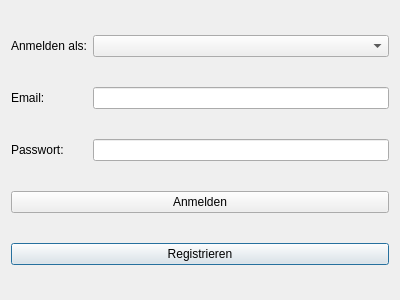
<?xml version="1.0" encoding="UTF-8"?>
<ui version="4.0">
 <class>LoginAnsicht</class>
 <widget class="QDialog" name="LoginAnsicht">
  <property name="geometry">
   <rect>
    <x>0</x>
    <y>0</y>
    <width>400</width>
    <height>300</height>
   </rect>
  </property>
  <property name="windowTitle">
   <string>Dialog</string>
  </property>
  <layout class="QGridLayout" name="gridLayout">
   <item row="3" column="0">
    <widget class="QLabel" name="label_passwort">
     <property name="text">
      <string>Passwort:</string>
     </property>
    </widget>
   </item>
   <item row="1" column="1">
    <widget class="QLineEdit" name="lineEdit_nutzername"/>
   </item>
   <item row="1" column="0">
    <widget class="QLabel" name="label_nutzername">
     <property name="text">
      <string>Email:</string>
     </property>
    </widget>
   </item>
   <item row="3" column="1">
    <widget class="QLineEdit" name="lineEdit_passwort"/>
   </item>
   <item row="5" column="0" colspan="2">
    <widget class="QPushButton" name="pushButton_registrieren">
     <property name="text">
      <string>Registrieren</string>
     </property>
    </widget>
   </item>
   <item row="4" column="0" colspan="2">
    <widget class="QPushButton" name="pushButton_anmelden">
     <property name="text">
      <string>Anmelden</string>
     </property>
    </widget>
   </item>
   <item row="0" column="0">
    <widget class="QLabel" name="label_art">
     <property name="text">
      <string>Anmelden als:</string>
     </property>
    </widget>
   </item>
   <item row="0" column="1">
    <widget class="QComboBox" name="comboBox_art">
     <item>
      <property name="text">
       <string/>
      </property>
     </item>
     <item>
      <property name="text">
       <string>Mieter</string>
      </property>
     </item>
     <item>
      <property name="text">
       <string>Vermieter</string>
      </property>
     </item>
     <item>
      <property name="text">
       <string>Admin</string>
      </property>
     </item>
    </widget>
   </item>
  </layout>
 </widget>
 <resources/>
 <connections>
  <connection>
   <sender>pushButton_anmelden</sender>
   <signal>clicked()</signal>
   <receiver>LoginAnsicht</receiver>
   <slot>pushButton_anmelden_clicked()</slot>
   <hints>
    <hint type="sourcelabel">
     <x>251</x>
     <y>180</y>
    </hint>
    <hint type="destinationlabel">
     <x>56</x>
     <y>148</y>
    </hint>
   </hints>
  </connection>
  <connection>
   <sender>pushButton_registrieren</sender>
   <signal>clicked()</signal>
   <receiver>LoginAnsicht</receiver>
   <slot>pushButton_registrieren_clicked()</slot>
   <hints>
    <hint type="sourcelabel">
     <x>208</x>
     <y>243</y>
    </hint>
    <hint type="destinationlabel">
     <x>26</x>
     <y>206</y>
    </hint>
   </hints>
  </connection>
 </connections>
 <slots>
  <slot>pushButton_anmelden_clicked()</slot>
  <slot>pushButton_registrieren_clicked()</slot>
 </slots>
</ui>
